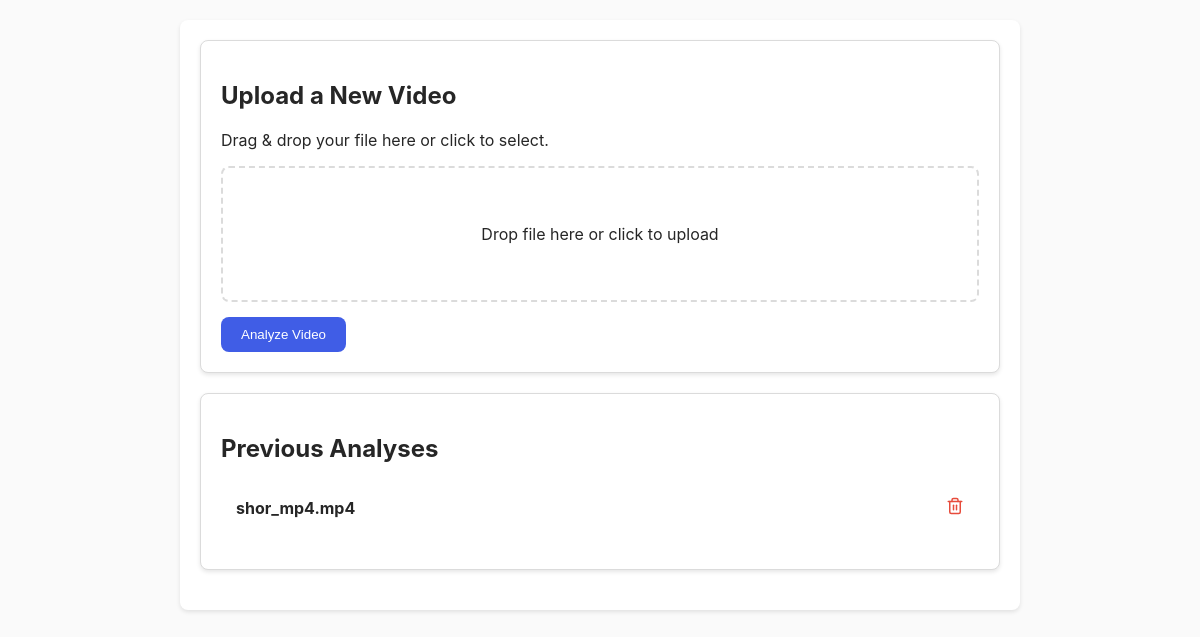
The app's page /, older data.
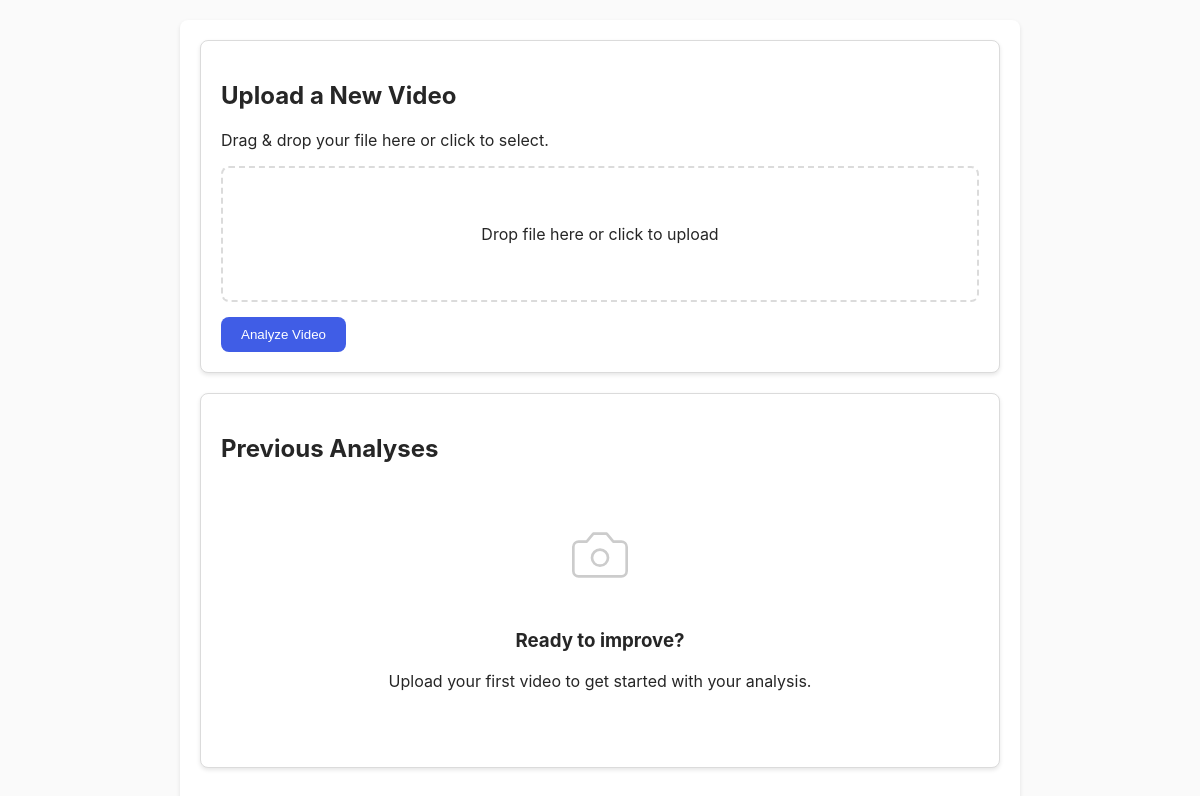
The same page, newer data.
### tables this page shows
CREATE TABLE videos (
        id INTEGER PRIMARY KEY AUTOINCREMENT,
        filename TEXT NOT NULL,
        original_filename TEXT NOT NULL,
        file_size INTEGER NOT NULL,
        mime_type TEXT NOT NULL,
        upload_url TEXT,
        transcript TEXT,
        created_at TIMESTAMP DEFAULT CURRENT_TIMESTAMP
    );

### app/main.py (the view)
@app.get("/", response_class=HTMLResponse)
async def read_root(request: Request):
    conn = get_db_connection()
    videos_cursor = conn.execute("SELECT id, original_filename, created_at FROM videos ORDER BY created_at DESC")
    videos = videos_cursor.fetchall()
    conn.close()
    return templates.TemplateResponse("index.html", {"request": request, "videos": videos})

### app/templates/index.html (shortened to what this page needs)
{% extends "base.html" %}
{% block content %}
<div class="container">
    <div class="upload-section card" x-data="fileUpload()">
        <h2>Upload a New Video</h2>
        <p>Drag & drop your file here or click to select.</p>
        <div
            class="drop-area"
            :class="{ 'drag-over': isDragging }"
            @dragover.prevent="isDragging = true"
            @dragleave.prevent="isDragging = false"
            @drop.prevent="handleDrop"
            @click="$refs.fileInput.click()"
        >
            <p x-show="!fileName">Drop file here or click to upload</p>
        </div>
        <button @click="submitForm" :disabled="!file || isUploading" class="button">
            <span x-show="!isUploading">Analyze Video</span>
        </button>
    </div>
    <div class="previous-videos-section card" x-data="videoList()">
        <h2>Previous Analyses</h2>
        {% if videos %}
            <ul class="video-list">
                {% for video in videos %}
                <li class="video-list-item" style="display: flex; align-items: center;">
                    <a href="/video/{{ video.id }}" style="flex-grow: 1; text-decoration: none; color: inherit; display: flex; justify-content: space-between; padding: 15px;">
                        <span class="filename">{{ video.original_filename }}</span>
                    </a>
                    <button @click.prevent.stop="deleteVideo({{ video.id }}, $event)" class="delete-button" style="background: none; border: none; cursor: pointer; color: #e74c3c; padding: 0 15px;">
                    </button>
                </li>
                {% endfor %}
            </ul>
        {% else %}
            <div class="empty-state" style="text-align: center; padding: 40px;">
                <h3>Ready to improve?</h3>
                <p>Upload your first video to get started with your analysis.</p>
            </div>
        {% endif %}
    </div>
</div>
{% endblock %}

Row changes from the older to the newer data that the page shows:
removed videos: original_filename "shor_mp4.mp4"
Text that changed along with them:
text now shown: "Ready to improve? Upload your first video to get started with your analysis."
